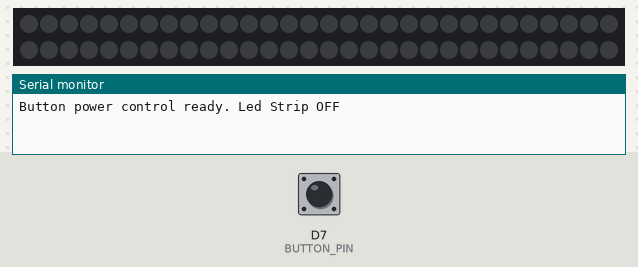
Bench run of a sketch on a simulated ESP8266 (NodeMCU). Parts: 60 RGB LEDs in strip order, left to right, continuing on the next row, the last lines printed to the serial monitor. The test bench sets the inputs (shaded band); at power-on: D7 (BUTTON_PIN) HIGH. Dim RGB values are drawn brighter than linear.

Above: at 1.2 s.
1.3 s: D7 (BUTTON_PIN) pulled LOW for 0.15 s
At 1.9 s:
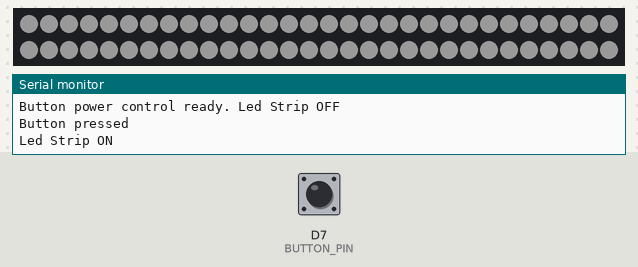
2.9 s: D7 (BUTTON_PIN) pulled LOW for 1 s
At 3.3 s:
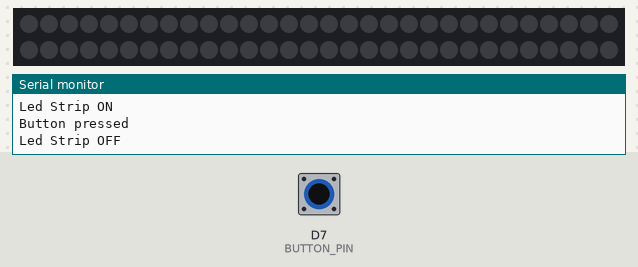
5.4 s: D7 (BUTTON_PIN) pulled LOW for 3.2 s
At 6.6 s:
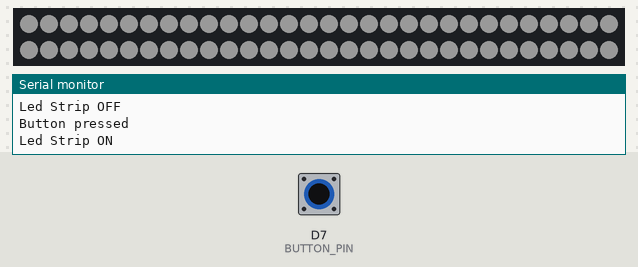
Timing chart, 0 to 8.4 s (numbered marks = the images above; inputs shaded):
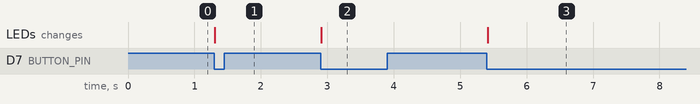

The sketch:

step_22_button_toggle_power.ino
```cpp
// STEP 22: Button Toggles Saber Power

#include <Adafruit_NeoPixel.h>

#define USE_SUPER_MINI_PINS 0

#if USE_SUPER_MINI_PINS
const int BUTTON_PIN = 0;
const int LED_STRIP_PIN = 2;
#else
const int BUTTON_PIN = D7;
const int LED_STRIP_PIN = D8;
#endif

const int LED_COUNT = 60;
const int SAFE_BRIGHTNESS = 25;

bool saberOn = false;
int lastButtonState = HIGH;

Adafruit_NeoPixel strip(LED_COUNT, LED_STRIP_PIN, NEO_GRBW + NEO_KHZ800);

void setup() {
  Serial.begin(115200);
  pinMode(BUTTON_PIN, INPUT_PULLUP);
  strip.begin();
  strip.setBrightness(SAFE_BRIGHTNESS);
  strip.clear();
  strip.show();
  Serial.println("Button power control ready. Led Strip OFF");
}

void loop() {
  int buttonState = digitalRead(BUTTON_PIN);

  if (buttonState == LOW && lastButtonState == HIGH) {
    saberOn = !saberOn;
    Serial.println("Button pressed");

    if (saberOn) {
      igniteBlade();
      Serial.println("Led Strip ON");
    } else {
      shutdownBlade();
      Serial.println("Led Strip OFF");
    }
  }

  lastButtonState = buttonState;
  delay(20);
}

void igniteBlade() {
  for (int i = 0; i < LED_COUNT; i++) {
    strip.setPixelColor(i, strip.Color(255, 255, 255));
  }

  strip.show();
}

void shutdownBlade() {
  strip.clear();
  strip.show();
}
```

Measured:
- after the input at 1.3 s, the LEDs: change at once (image 1)
- after the input at 2.9 s, the LEDs: change at once (image 2)
- after the input at 5.4 s, the LEDs: change at once (image 3)
